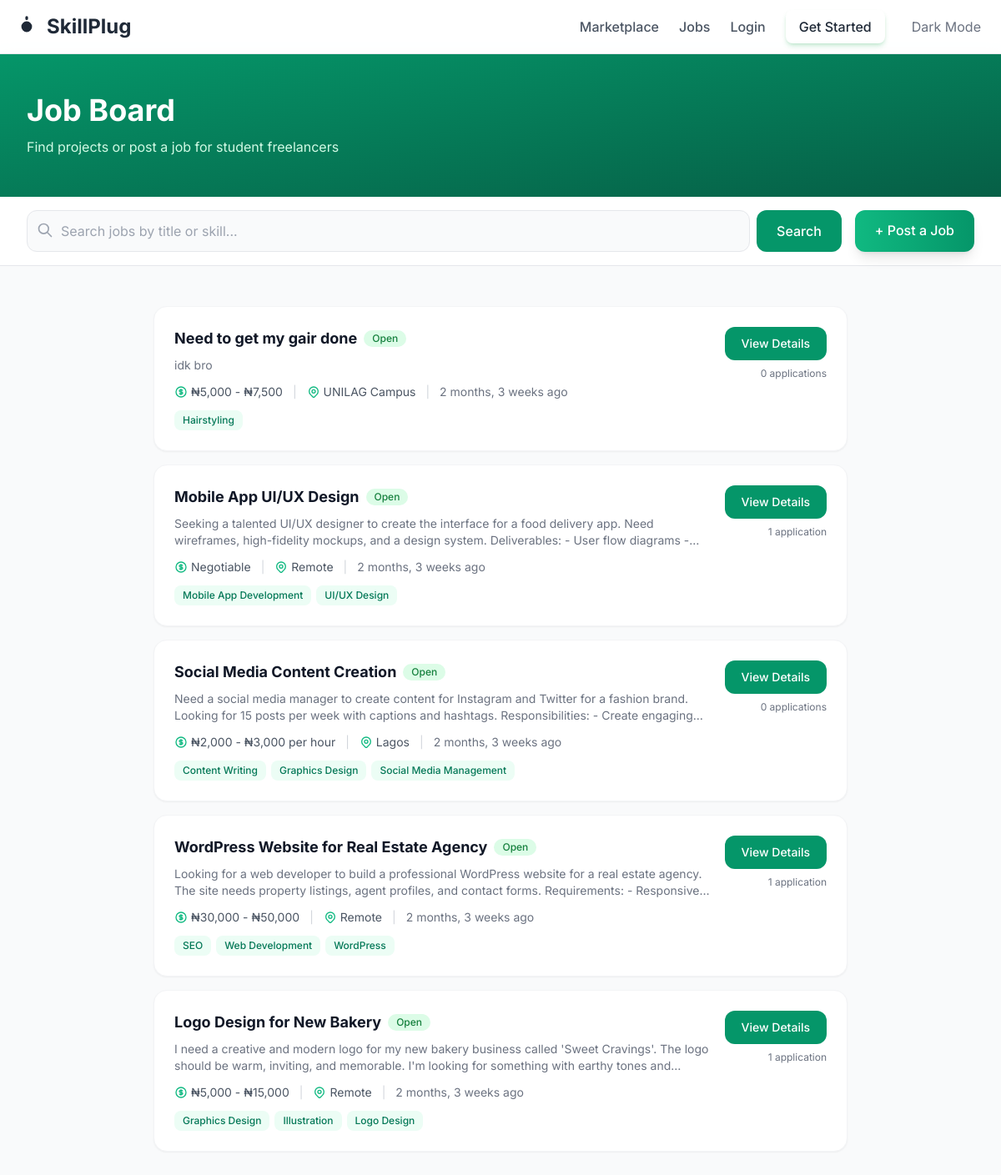
Screenshot of /jobs/ with the database file from the repository.
### apps/jobs/models.py (models this page shows, shortened)
class Job(models.Model):
    STATUS_CHOICES = [
        ("open", "Open"),
        ("in_progress", "In Progress"),
        ("completed", "Completed"),
        ("closed", "Closed"),
    ]
    BUDGET_TYPE_CHOICES = [
        ("fixed", "Fixed Price"),
        ("hourly", "Hourly Rate"),
        ("negotiable", "Negotiable"),
    ]
    title = models.CharField(max_length=200)
    description = models.TextField()
    budget_type = models.CharField(
        max_length=15,
        choices=BUDGET_TYPE_CHOICES,
        default="fixed",
    )
    budget_min = models.DecimalField(
        max_digits=10,
        decimal_places=2,
        blank=True,
        null=True,
        help_text="Minimum budget in NGN",
    )
    budget_max = models.DecimalField(
        max_digits=10,
        decimal_places=2,
        blank=True,
        null=True,
        help_text="Maximum budget in NGN",
    )
    budget_display = models.CharField(
        max_length=100,
        blank=True,
        help_text="Custom budget text (e.g., '₦5,000 - ₦10,000')",
    )
    posted_by = models.ForeignKey(
        settings.AUTH_USER_MODEL,
        on_delete=models.CASCADE,
        related_name="jobs_posted",
    )
    required_skills = models.ManyToManyField(
        "accounts.Skill",
        blank=True,
        related_name="jobs",
    )
    status = models.CharField(
        max_length=15,
        choices=STATUS_CHOICES,
        default="open",
    )
    location_preference = models.CharField(
        max_length=200,
        blank=True,
        help_text="Preferred location or 'Remote'",
    )
    contact_email = models.EmailField(blank=True)
    contact_whatsapp = models.CharField(max_length=20, blank=True)
    created_at = models.DateTimeField(auto_now_add=True)
    updated_at = models.DateTimeField(auto_now=True)
    is_active = models.BooleanField(default=True)
    class Meta:
        ordering = ["-created_at"]
        verbose_name = "Job"
        verbose_name_plural = "Jobs"
    @property
    def budget_string(self):
        if self.budget_display:
            return self.budget_display
        if self.budget_min and self.budget_max:
            return f"₦{self.budget_min:,.0f} - ₦{self.budget_max:,.0f}"
        elif self.budget_min:
            return f"From ₦{self.budget_min:,.0f}"
        elif self.budget_max:
            return f"Up to ₦{self.budget_max:,.0f}"
        return "Negotiable"

### apps/accounts/models.py (models this page shows, shortened)
class Skill(models.Model):
    name = models.CharField(max_length=100, unique=True)
    description = models.TextField(blank=True)
    icon = models.CharField(max_length=50, blank=True, help_text="Emoji or icon class")
    is_active = models.BooleanField(default=True)
    created_at = models.DateTimeField(auto_now_add=True)
    class Meta:
        ordering = ["name"]
        verbose_name = "Skill"
        verbose_name_plural = "Skills"

### apps/jobs/views.py (the view)
# urls.py: path("", views.JobListView.as_view(), name="job_list"),
class JobListView(ListView):
    model = Job
    template_name = "jobs/job_list.html"
    context_object_name = "jobs"
    paginate_by = 10
    def get_queryset(self):
        queryset = Job.objects.filter(
            is_active=True,
            status__in=["open", "in_progress"],
        ).select_related("posted_by").prefetch_related("required_skills").annotate(
            applications_total=Count("applications"),
        )
        search = self.request.GET.get("search", "")
        if search:
            queryset = queryset.filter(
                Q(title__icontains=search) |
                Q(description__icontains=search) |
                Q(required_skills__name__icontains=search)
            ).distinct()
        budget_type = self.request.GET.get("budget_type", "")
        if budget_type:
            queryset = queryset.filter(budget_type=budget_type)
        skill = self.request.GET.get("skill", "")
        if skill:
            queryset = queryset.filter(required_skills__name=skill)
        return queryset.order_by("-created_at")
    def get_context_data(self, **kwargs):
        context = super().get_context_data(**kwargs)
        context["title"] = "Job Board"
        context["skills"] = Skill.objects.filter(is_active=True)
        context["budget_types"] = Job.BUDGET_TYPE_CHOICES
        context["search_query"] = self.request.GET.get("search", "")
        return context

### templates/jobs/job_list.html (shortened to what this page needs)
{% extends 'base.html' %}
{% load humanize %}
{% block content %}
<section class="bg-gradient-to-br from-primary-600 to-primary-800 dark:from-gray-900 dark:to-primary-900 py-12">
    <div class="max-w-7xl mx-auto px-4 sm:px-6 lg:px-8">
        <h1 class="text-3xl md:text-4xl font-bold text-white mb-3">Job Board</h1>
        <p class="text-primary-100 max-w-xl">Find projects or post a job for student freelancers</p>
    </div>
</section>
<section class="bg-white dark:bg-gray-900 border-b border-gray-200 dark:border-gray-700">
    <div class="max-w-7xl mx-auto px-4 sm:px-6 lg:px-8 py-4">
        <div class="flex flex-col sm:flex-row gap-4">
            <form method="get" class="flex-1 flex gap-2">
                <div class="flex-1 relative">
                    <input type="text" name="search" value="{{ search_query }}" placeholder="Search jobs by title or skill..."
                           class="w-full pl-10 pr-4 py-3 rounded-xl border border-gray-200 dark:border-gray-700 bg-gray-50 dark:bg-gray-800 text-gray-900 dark:text-white placeholder-gray-400 focus:outline-none focus:ring-2 focus:ring-primary-500 transition-all">
                    <svg class="absolute left-3 top-3.5 w-5 h-5 text-gray-400" fill="none" stroke="currentColor" viewBox="0 0 24 24">
                        <path stroke-linecap="round" stroke-linejoin="round" stroke-width="2" d="M21 21l-6-6m2-5a7 7 0 11-14 0 7 7 0 0114 0z"/>
                    </svg>
                </div>
                <button type="submit" class="px-6 py-3 bg-primary-600 text-white font-medium rounded-xl hover:bg-primary-700 transition-colors">
                    Search
                </button>
            </form>
            <a href="{% url 'job_post' %}" class="px-6 py-3 bg-gradient-to-r from-primary-500 to-primary-600 text-white font-medium rounded-xl hover:from-primary-600 hover:to-primary-700 shadow-lg text-center transition-all-300">
                + Post a Job
            </a>
        </div>
    </div>
</section>
<section class="py-8 md:py-12 bg-gray-50 dark:bg-gray-800/50 min-h-screen">
    <div class="max-w-4xl mx-auto px-4 sm:px-6 lg:px-8">
        {% if jobs %}
            <div class="space-y-4">
                {% for job in jobs %}
                    <div class="bg-white dark:bg-gray-800 rounded-2xl border border-gray-100 dark:border-gray-700 p-5 md:p-6 shadow-sm hover:shadow-md transition-all-300 card-hover">
                        <div class="flex flex-col md:flex-row md:items-start justify-between gap-4">
                            <div class="flex-1">
                                <div class="flex flex-wrap items-center gap-2 mb-2">
                                    <a href="{% url 'job_detail' job.pk %}" class="text-lg font-bold text-gray-900 dark:text-white hover:text-primary-600 transition-colors">{{ job.title }}</a>
                                    <span class="px-2.5 py-0.5 rounded-full text-xs font-medium {% if job.status == 'open' %}bg-green-100 text-green-700{% elif job.status == 'in_progress' %}bg-blue-100 text-blue-700{% else %}bg-gray-100 text-gray-600{% endif %}">
                                        {{ job.status|title }}
                                    </span>
                                </div>
                                <p class="text-sm text-gray-500 dark:text-gray-400 mb-3 line-clamp-2">{{ job.description }}</p>
                                <div class="flex flex-wrap items-center gap-3 text-sm">
                                    <span class="flex items-center text-gray-600 dark:text-gray-400">
                                        {{ job.budget_string }}
                                    </span>
                                    <span class="text-gray-300">|</span>
                                    <span class="flex items-center text-gray-600 dark:text-gray-400">
                                        {{ job.location_preference|default:"Anywhere" }}
                                    </span>
                                    <span class="text-gray-300">|</span>
                                    <span class="text-gray-500 dark:text-gray-400">{{ job.created_at|naturaltime }}</span>
                                </div>
                                {% if job.required_skills.exists %}
                                    <div class="flex flex-wrap gap-1.5 mt-3">
                                        {% for skill in job.required_skills.all|slice:":5" %}
                                            <span class="px-2.5 py-1 bg-primary-50 dark:bg-primary-900/30 text-primary-700 dark:text-primary-300 text-xs font-medium rounded-lg">{{ skill.name }}</span>
                                        {% endfor %}
                                    </div>
                                {% endif %}
                            </div>
                            <div class="flex md:flex-col items-center md:items-end gap-2 shrink-0">
                                <a href="{% url 'job_detail' job.pk %}" class="px-5 py-2.5 bg-primary-600 text-white text-sm font-medium rounded-xl hover:bg-primary-700 transition-colors">
                                    View Details
                                </a>
                                <span class="text-xs text-gray-500 dark:text-gray-400">{{ job.applications_total }} application{{ job.applications_total|pluralize }}</span>
                            </div>
                        </div>
                    </div>
                {% endfor %}
            </div>
        {% endif %}
    </div>
</section>
{% endblock %}

### rows the page displays
Job: title "Need to get my gair done", status "Open", description "idk bro", budget_string "₦5,000 - ₦7,500", location_preference "UNILAG Campus", created_at "2 months, 3 weeks ago", applications_total "0"
Skill: name "Hairstyling"
Job: title "Mobile App UI/UX Design", status "Open", description "Seeking a talented UI/UX designer to create the interface for a food delivery app. Need wireframes, high-fidelity mockups, and a design system. Deliverables: - User flow diagrams…", budget_string "Negotiable", location_preference "Remote", created_at "2 months, 3 weeks ago", applications_total "1"
Skill: name "Mobile App Development"
Skill: name "UI/UX Design"
Job: title "Social Media Content Creation", status "Open", description "Need a social media manager to create content for Instagram and Twitter for a fashion brand. Looking for 15 posts per week with captions and hashtags. Responsibilities: - Create…", budget_string "₦2,000 - ₦3,000 per hour", location_preference "Lagos", created_at "2 months, 3 weeks ago", applications_total "0"
Skill: name "Content Writing"
Skill: name "Graphics Design"
Skill: name "Social Media Management"
Job: title "WordPress Website for Real Estate Agency", status "Open", description "Looking for a web developer to build a professional WordPress website for a real estate agency. The site needs property listings, agent profiles, and contact forms. Requirements: -…", budget_string "₦30,000 - ₦50,000", location_preference "Remote", created_at "2 months, 3 weeks ago", applications_total "1"
Skill: name "SEO"
Skill: name "Web Development"
Skill: name "WordPress"
Job: title "Logo Design for New Bakery", status "Open", description "I need a creative and modern logo for my new bakery business called 'Sweet Cravings'. The logo should be warm, inviting, and memorable. I'm looking for something with earthy tones…", budget_string "₦5,000 - ₦15,000", location_preference "Remote", created_at "2 months, 3 weeks ago", applications_total "1"
Skill: name "Illustration"
Skill: name "Logo Design"
